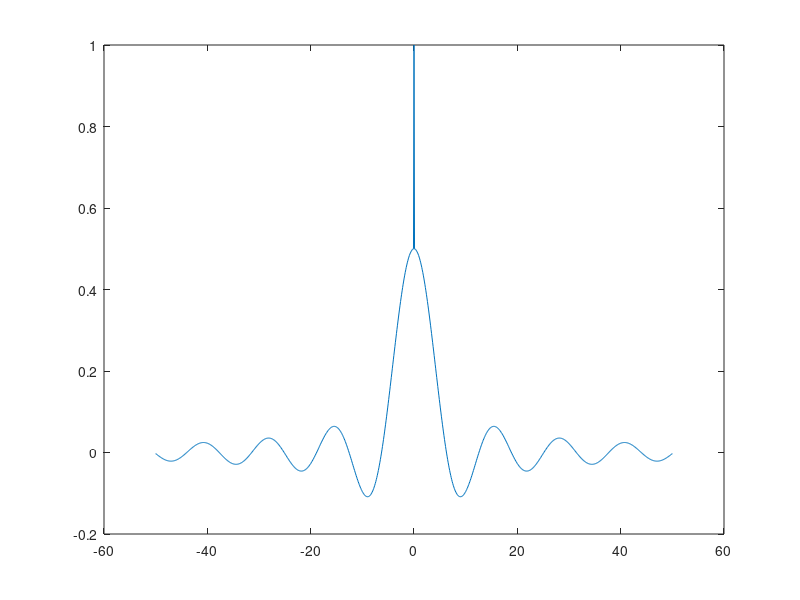

The MATLAB source for this figure:
% Understanding DSP with Matlab and solutions% example 1.1.2% 2018.11.25t = -50:0.1:50;s = sin(0.5*t+eps) ./ (t+eps);plot(t,s)